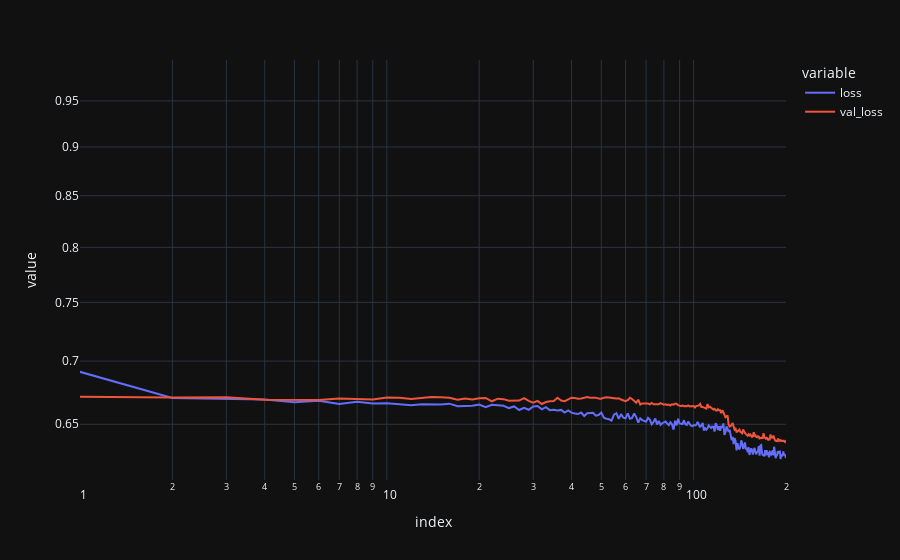

The notebook cell saved with this chart:
### Code cell
px.line(history, y=['loss', 'val_loss'], log_y=True, log_x=True).show()
# px.line(history, y=['f1', 'val_f1'], log_y=True, log_x=True).show()

### Figure 1 — Plotly figure (JSON) as saved in the notebook; plotly's stock layout.template omitted (floating-point values rounded to 4 significant figures; data arrays with more than 128 entries replaced by an {"elided": "..."} marker saying what was removed)
{"data": [{"hovertemplate": "variable=loss<br>index=%{x}<br>value=%{y}<extra></extra>", "legendgroup": "loss", "line": {"color": "#636efa", "dash": "solid"}, "marker": {"symbol": "circle"}, "mode": "lines", "name": "loss", "orientation": "v", "showlegend": true, "x": {"elided": "201 int values"}, "xaxis": "x", "y": {"elided": "201 float values"}, "yaxis": "y", "type": "scatter"}, {"hovertemplate": "variable=val_loss<br>index=%{x}<br>value=%{y}<extra></extra>", "legendgroup": "val_loss", "line": {"color": "#EF553B", "dash": "solid"}, "marker": {"symbol": "circle"}, "mode": "lines", "name": "val_loss", "orientation": "v", "showlegend": true, "x": {"elided": "201 int values"}, "xaxis": "x", "y": {"elided": "201 float values"}, "yaxis": "y", "type": "scatter"}], "layout": {"xaxis": {"anchor": "y", "domain": [0.0, 1.0], "title": {"text": "index"}, "type": "log"}, "yaxis": {"anchor": "x", "domain": [0.0, 1.0], "title": {"text": "value"}, "type": "log"}, "legend": {"title": {"text": "variable"}, "tracegroupgap": 0}, "margin": {"t": 60}}}
